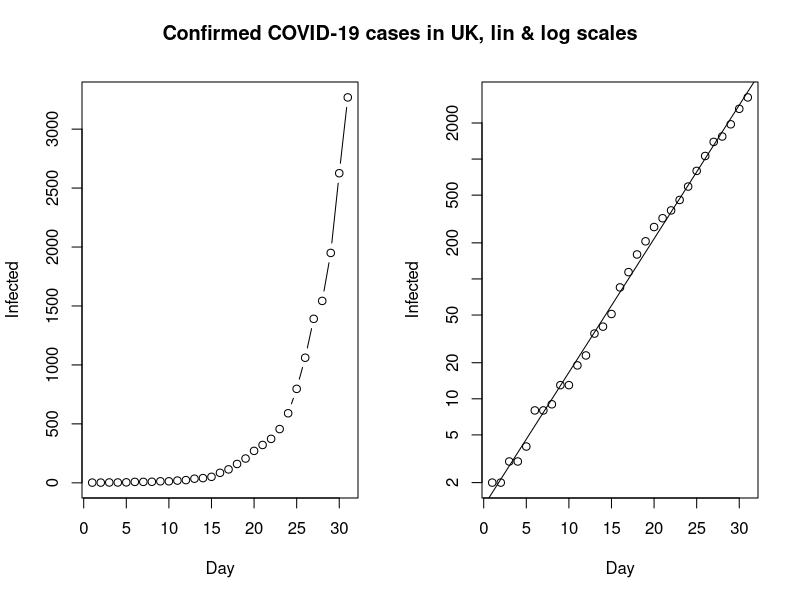
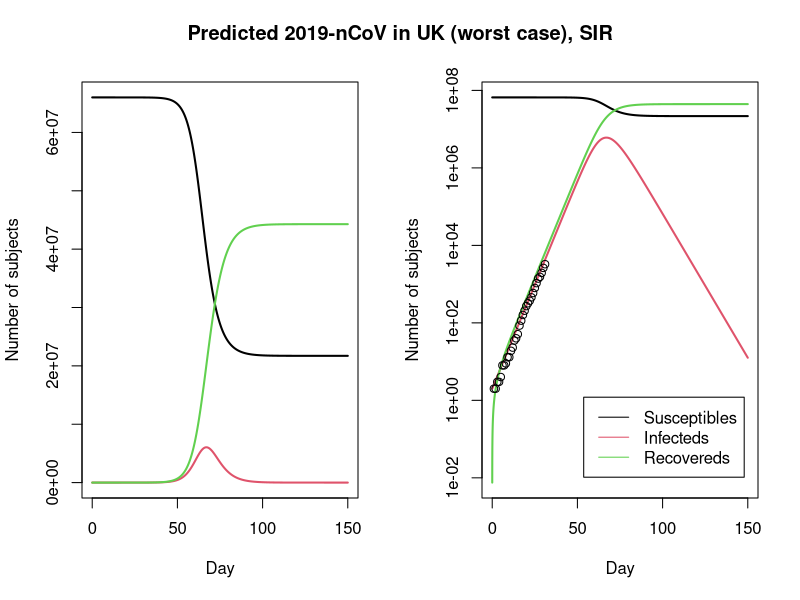

Write the R code that produced these figures, in order.
#install.packages("ggplot2")
#library(ggplot2)
#install.packages("tidyverse")
install.packages("purrr")

library(tidyr)

#install.packages("deSolve")

library(purrr)

library(dplyr)

#theme_minimal()

# Germany
# Infected <- c(16, 18, 21, 26, 53, 66, 117, 150, 188, 240, 349, 534, 684, 847, 1112, 1460, 1884, 2369, 3062, 3795, 4838, 6012, 7156, 8198, 10999)

#China
#Infected <- c(45, 62, 121, 198, 291, 440, 571, 830, 1287, 1975, 2744, 4515)

# UK
Infected <- c(2,2,3,3,4,8,8,9,13,13,19,23,35,40,51,85,114,160,206,271,321,373,456,590,797,1061,1391,1543,1950,2626,3269)

# SW
# Infected <- c(0,0,0,0,0,0,0,0,0,1,1,1,1,1,1,1,1,1,1,1,1,1,1,1,1,1,1,1,1,1,1,1,1,1,1,2,7,7,12,14,15,21,35,94,101,161,203,248,355,500,599,814,961,1022,1103,1190,1279,1439,1639,1763,1934,2046,2286,2526,2840,3069,3447,3700,4028,4435,4947,5568,6131,6443,6830,7206,7693,8419,8419)

# FR
# Infected <- c(0,0,2,3,3,3,4,5,5,5,6,6,6,6,6,6,6,11,11,11,11,11,11,11,12,12,12,12,12,12,12,12,12,12,14,18,38,57,100,130,191,204,285,377,653,949,1126,1209,1784,2281,2281,3661,4469,4499,6633,7652,9043,10871,12612,14282,16018,19856,22304,25233,29155,32964,37575,40174,44550,52128,56989,59105,64338,89953,92839,98010,109069,112950,112950)

# RW
#Infected <- c(0,0,0,0,0,0,0,0,0,0,0,0,0,0,0,0,0,0,0,0,0,0,0,0,0,0,0,0,0,0,0,0,0,0,0,0,0,0,0,0,0,0,0,0,0,0,0,0,0,0,0,0,1,1,5,7,8,8,17,17,19,36,40,41,50,54,60,70,70,75,82,84,89,102,104,105,105,110,110)
Day <- 1:(length(Infected)) # length of the infection period
N <- 66000000 # pupulation of the UK
#N <- 10230000 # pupulation of the SW
#N <- 66990000 # pupulation of the FR
#N <- 12210000 # pupulation of the RW

old <- par(mfrow = c(1, 2))
#plot(Day, Infected, type ="b") # bubbles
plot(Day, Infected, type ="b")
plot(Day, Infected, log = "y") # type b by default
abline(lm(log10(Infected) ~ Day))
title("Confirmed COVID-19 cases in UK, lin & log scales", outer = TRUE, line = -2)

## Let's extrapolate to maybe 90 days, via epidemiologic modeling
SIR <- function(time, state, parameters) {
  par <- as.list(c(state, parameters))
  with(par, {
    dS <- -beta/N * I * S
    dI <- beta/N * I * S - gamma * I
    dR <- gamma * I
    list(c(dS, dI, dR))
  })
}

#SIR <- function(t, y, parms) { # SIR <- function(time, state, parameters), with time=t, state=y
#SIR <- function(t, y, parms) {
#  beta <- parms[1]
#  gamma <- parms[2]
#  S <- y[1]
#  I <- y[2]
#  R <- y[3]
#  return(list(c(S = -beta * S * I, I = beta * S * I - gamma * I, R = gamma * I)))
#}

library(deSolve)
init <- c(S = N-Infected[1], I = Infected[1], R = 0)
RSS <- function(parameters) {
  names(parameters) <- c("beta", "gamma")
  out <- ode(y = init, times = Day, func = SIR, parms = parameters)
  fit <- out[ , 3]
  sum((Infected - fit)^2)
}

# general optimazion nethod based on Nelder-Mead
# https://en.wikipedia.org/wiki/Nelder%E2%80%93Mead_method
Opt <- optim(c(0.5, 0.5), RSS, method = "L-BFGS-B", lower = c(0, 0), upper = c(1, 1)) # optimize with some sensible conditions
Opt$message
## [1] "CONVERGENCE: REL_REDUCTION_OF_F <= FACTR*EPSMCH"
# OR
## [1] "CONVERGENCE: NORM OF PROJECTED GRADIENT <= PGTOL"

Opt_par <- setNames(Opt$par, c("beta", "gamma"))
print(Opt_par)
#      beta     gamma 
# 0.6235803 0.3764198 
# with beta, β (infection rate) = rate of contacts per time unit (say day) an infected individual meets a specific other person in the population
# and 
# and base reproduction rate R_0 = beta*N/gamma
# and incubation (or infection) period gamma = constant recovery rate γ
# where γ = 1/D, with D the incubation period (days)

## Note. these results for beta and gamma differ highly from what is expected theoritically
# i.e beta <- 4.5e-07 and gamma <- 1/5 from previous studies
# sources: https://staff.math.su.se/hoehle/blog/2020/03/16/flatteningthecurve.html

# R0 for the beta and gamma values
# Altogether, this leads to an R0 of 2.25, which roughly corresponds to the R0 of SARS-CoV-2
#R0 <- Opt_par["beta"]*N/Opt_par["gamma"]
R0 <- Opt_par["beta"]/Opt_par["gamma"] # R0/N
print(R0)
# 1.656609


# Grid where to evaluate
max_time <- 150 # here predictions up to 150 days, i.e + (length(Day)-max_time) beyond length(Day)
times <- seq(0, max_time, by=0.01)

# time in days, prediction to up to 90 days (highly unlikely fact will confirm the hypothesis though)
#fit <- data.frame(ode(y = init, times = t, func = SIR, parms = Opt_par))
fit <- data.frame(ode(y = init, times = times, func = SIR, parms = Opt_par))
col <- 1:3 # colour
print(fit)


#sink('fit0_09042020.txt'); fit; sink()
#write.csv(fit, "fit0_09042020.csv")

#matplot(fit$time, fit[ , 2:4], type = "l", xlab = "Day", ylab = "Number of subjects", lwd = 2, lty = 1, col = col, log = "y")
matplot(fit$time, fit[ , 2:4], type = "l", xlab = "Day", ylab = "Number of subjects", lwd = 2, lty = 1, col = col)
matplot(fit$time, fit[ , 2:4], type = "l", xlab = "Day", ylab = "Number of subjects", lwd = 2, lty = 1, col = col, log = "y")
#title("Infected Cases 2019-nCoV in UK (worst case), SIR model", outer = TRUE, line = -2)

points(Day, Infected)
legend("bottomright", c("Susceptibles", "Infecteds", "Recovereds"), lty = 1, lwd = 1, col = col, inset = 0.05)
title("Predicted 2019-nCoV in UK (worst case), SIR", outer = TRUE, line = -2)


# Function to compute the final size.
s_inf <- function(R0) {
  f_target <- function(x) { x - exp(-R0*(1-x)) }
  result <- uniroot(f_target, lower=1e-12, upper=1-1e-12)$root
  return(result)
}

# Final proportion of infected.
1 - s_inf(R0)
# [1] 0.6709214

## We can use the above equation to verify that the larger $R_0$, the larger is the final size of the outbreak:
R0_grid <- c(1.25, 1.5, 1.75,2, 2.25, 2.5, 3)
map_dbl( R0_grid, ~ 1-s_inf(.x)) %>% setNames(R0_grid) %>% scales::percent(accuracy=1)
#1.25   1.5  1.75     2  2.25   2.5     3 
#"37%" "58%" "71%" "80%" "85%" "89%" "94%"
